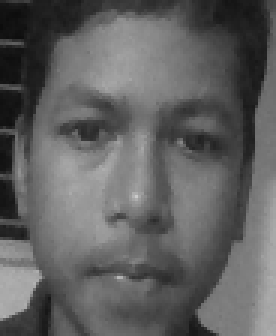
#> input picture face_data/1/1.png, 92 x 112 px, given in place of the camera (shown 3 times larger)
$ python face_recog_fisher.py   (older library calls are emulated)
#> lines starting #> are read from the running program, lines starting #| are printed output that depends on the picture
import numpy as np
import cv2
import sys
import os

RESIZE_FACTOR = 4

class RecogFisherFaces:
    def __init__(self):
        cascPath = "haarcascade_frontalface_default.xml"
        self.face_cascade = cv2.CascadeClassifier(cascPath)
        self.face_dir = 'face_data_fisher'
      #  self.model = cv2.createFisherFaceRecognizer()
        self.model = cv2.face.FisherFaceRecognizer_create()
        self.face_names = []

    def load_trained_data(self):
        names = {}
        key = 0
        for (subdirs, dirs, files) in os.walk(self.face_dir):
            for subdir in dirs:
                names[key] = subdir
                key += 1
        self.names = names
       # self.model.load('fisher_trained_data.xml')
        self.model.read('fisher_trained_data.xml')

    def show_video(self):
        video_capture = cv2.VideoCapture(0)
        while True:
            ret, frame = video_capture.read()
#> frame is the input picture: shape (112, 92, 3); min 12, max 203, mean 96.1
            inImg = np.array(frame)
            outImg, self.face_names = self.process_image(inImg)
            cv2.imshow('Video', outImg)

            # When everything is done, release the capture on pressing 'q'
            if cv2.waitKey(1) & 0xFF == ord('q'):
                video_capture.release()
                cv2.destroyAllWindows()
                return

    def process_image(self, inImg):
        frame = cv2.flip(inImg,1)
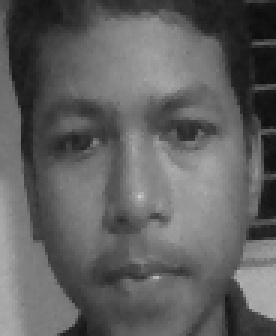
#> frame: shape (112, 92, 3) (shown 3 times larger); min 12, max 203, mean 96.1
        resized_width, resized_height = (92, 112)
        gray = cv2.cvtColor(frame, cv2.COLOR_BGR2GRAY)
        #gray_resized = cv2.resize(gray, (gray.shape[1]/RESIZE_FACTOR, gray.shape[0]/RESIZE_FACTOR))
        gray_resized = cv2.resize(gray, (int(gray.shape[1]/RESIZE_FACTOR), int(gray.shape[0]/RESIZE_FACTOR)))
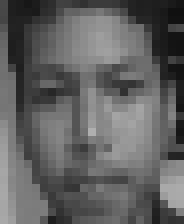
#> gray_resized: shape (28, 23) (shown 8 times larger); min 16, max 175, mean 96.4
        faces = self.face_cascade.detectMultiScale(
                gray_resized,
                scaleFactor=1.1,
                minNeighbors=5,
                minSize=(30, 30),
                #flags=cv2.cv.CV_HAAR_SCALE_IMAGE
                flags=cv2.CASCADE_SCALE_IMAGE
                )
#> faces = ()
        persons = []
        for i in range(len(faces)):
            face_i = faces[i]
            x = face_i[0] * RESIZE_FACTOR
            y = face_i[1] * RESIZE_FACTOR
            w = face_i[2] * RESIZE_FACTOR
            h = face_i[3] * RESIZE_FACTOR
            face = gray[y:y+h, x:x+w]
            face_resized = cv2.resize(face, (resized_width, resized_height))
            confidence = self.model.predict(face_resized)
            if confidence[1]<300:
                person = self.names[confidence[0]]
                cv2.rectangle(frame, (x,y), (x+w, y+h), (255, 0, 0), 3)
                cv2.putText(frame, '%s - %.0f' % (person, confidence[1]), (x-10, y-10), cv2.FONT_HERSHEY_PLAIN,1,(0, 255, 0))
            else:
                person = 'Unknown'
                cv2.rectangle(frame, (x,y), (x+w, y+h), (0, 0, 255), 3)
                cv2.putText(frame, person, (x-10, y-10), cv2.FONT_HERSHEY_PLAIN,1,(0, 255, 0))
            persons.append(person)
#> this loop made 0 passes
#> after the loop, persons = []
        return (frame, persons)


if __name__ == '__main__':
    recognizer = RecogFisherFaces()
    recognizer.load_trained_data()
    print("Press 'q' to quit video")
    recognizer.show_video()
#> (key q is pressed here)

$ run again, on face_data/1/10.png
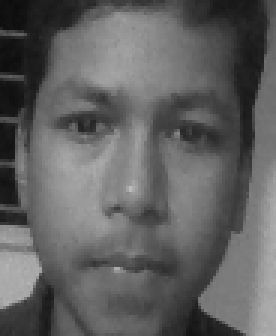
#> input picture face_data/1/10.png, 92 x 112 px, given in place of the camera (shown 3 times larger)
#> in show_video, frame is the input picture: shape (112, 92, 3); min 12, max 189, mean 96.7
#> in process_image, `frame = cv2.flip(inImg,1)`:
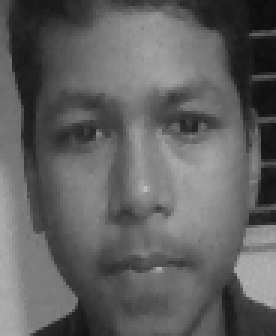
#> frame: shape (112, 92, 3) (shown 3 times larger); min 12, max 189, mean 96.7
#> in process_image, `gray_resized = cv2.resize(gray, (int(gray.shape[1]/RESIZE_FACTOR), int..`:
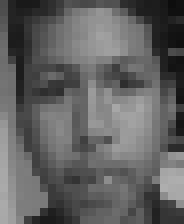
#> gray_resized: shape (28, 23) (shown 8 times larger); min 13, max 174, mean 96.8
#> faces = ()
#> after the loop in process_image, `for i in range(len(faces)):`: persons = []
